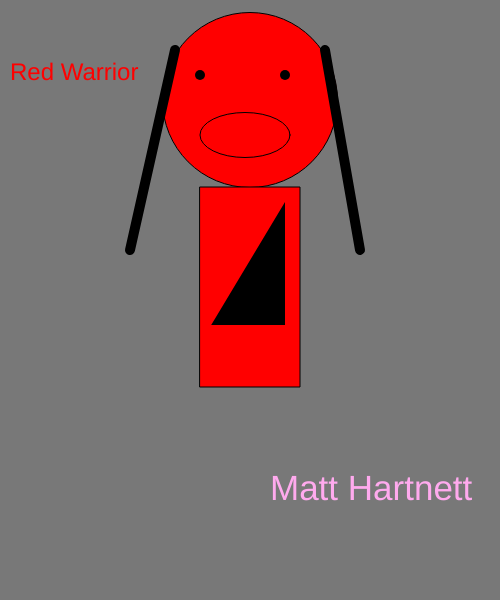
Frame 1 (no input)
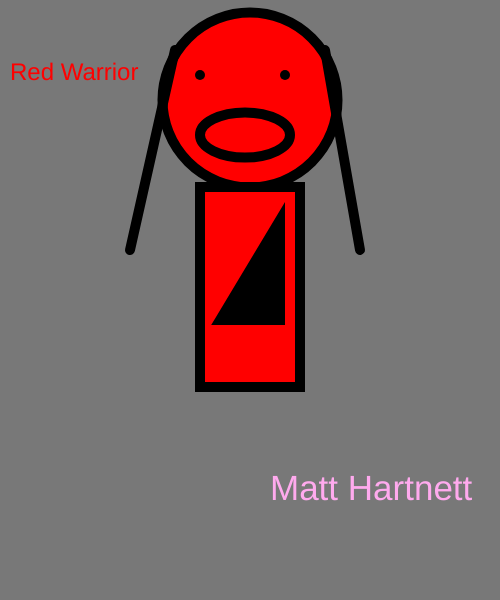
Frame 60 (no input)
Frame 120 (the mouse pressed at the canvas centre since frame 60): identical to frame 60, image omitted

The p5.js sketch that drew these frames (run headless with seeded random() and noise() and a simulated clock; from frame 60 on, the mouse is pressed at the canvas centre):

// p5.js sketch
// ── sketch.js
function setup()
{
    createCanvas(500, 600);
}

function draw()
{
    background(120);
    fill('red');
    circle(250,100,175);

    textSize(24)
    text("Red Warrior",10,80);

    rect(200,187,100,200)

    ellipse(245,135,90,45)

    strokeWeight(10);
    fill(0);
    point(200,75);
    point(285,75);

    line(130,250,175,50);
    line(325,50,360,250);


    triangle(220,320,280,220,280,320)

    fill('#fae');
    textSize(35);
    text("Matt Hartnett",270,500);

}
